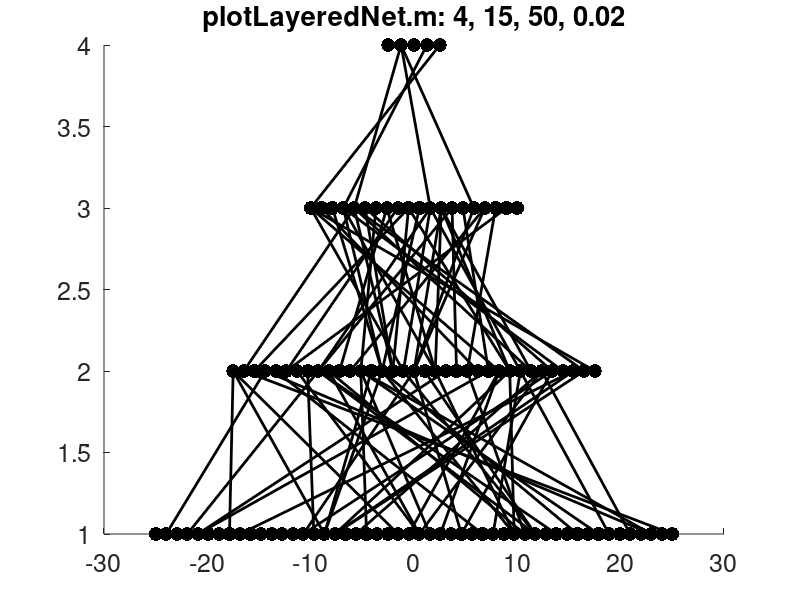

This figure's MATLAB source:
function plotLayeredNet()

close all; plotpos();

nlayers = 4;
ndiff = 15;
ncells = 50;  
psyn = 0.02;


% generate cells, make each layer smaller and center them
cells = {};
for i = 1:nlayers
    n = ncells - (ndiff * (i-1));
    cells{i} = linspace(0-(n/2),n-(n/2),n);
end

figure; 
hold on;
% plot cell dots
for i = 1:length(cells)
    plot(cells{i},i,'.k');
end

% do synapses, don't have to draw any syns from last layer

% for each layer
for i = 1:length(cells)-1
    i
    psyn*(i^2)
    cnt = 0;
    % for each cell in the layer
    for j = 1:length(cells{i})
        % for each possible post synaptic target cell
       
        for k = 1:length(cells{i+1});
            if (rand < psyn*(i*1.2))
                
                % draw a synapse
                p1 = [cells{i}(j) i];
                p2 = [cells{i+1}(k) i+1];
                
                line([p1(1) p2(1)], [p1(2) p2(2)], 'Color', 'k');
                cnt = cnt + 1;
            end
        end 
    end
    cnt
end

% to remember how I made this
% nlayers = 4;
% ndiff = 15;
% ncells = 50;  
% psyn = 0.02;
title(['plotLayeredNet.m: 4, 15, 50, 0.02']);

function plotpos()
    set(0, 'DefaultFigureUnits', 'Normalized');
    set(0, 'DefaultFigurePosition', [0.05, 0.05, .9, .85]); % Whole Screen
    set(0, 'DefaultLineMarkerSize',30);
    set(0, 'DefaultAxesFontSize',18);
    set(0, 'DefaultLineLineWidth',2);

    